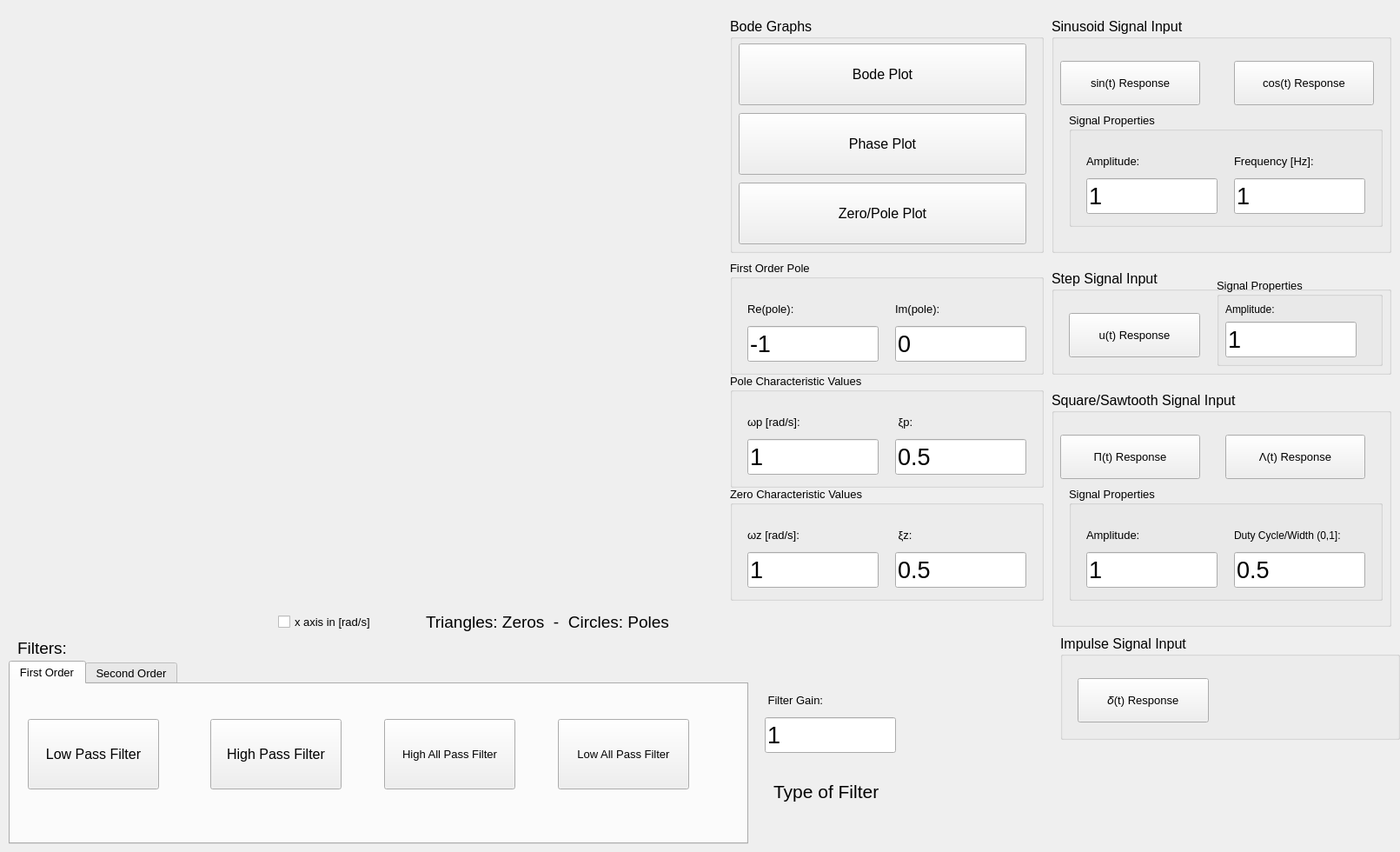
<?xml version="1.0" encoding="UTF-8"?>
<ui version="4.0">
 <class>Form</class>
 <widget class="QWidget" name="Form">
  <property name="geometry">
   <rect>
    <x>0</x>
    <y>0</y>
    <width>1611</width>
    <height>980</height>
   </rect>
  </property>
  <property name="windowTitle">
   <string>Form</string>
  </property>
  <widget class="QStackedWidget" name="plotter_container">
   <property name="geometry">
    <rect>
     <x>0</x>
     <y>0</y>
     <width>821</width>
     <height>701</height>
    </rect>
   </property>
   <widget class="QWidget" name="page"/>
   <widget class="QWidget" name="page_2"/>
  </widget>
  <widget class="QLabel" name="filter_label">
   <property name="geometry">
    <rect>
     <x>890</x>
     <y>870</y>
     <width>391</width>
     <height>81</height>
    </rect>
   </property>
   <property name="font">
    <font>
     <pointsize>16</pointsize>
    </font>
   </property>
   <property name="text">
    <string>Type of Filter</string>
   </property>
  </widget>
  <widget class="QTabWidget" name="tabWidget">
   <property name="geometry">
    <rect>
     <x>10</x>
     <y>760</y>
     <width>851</width>
     <height>211</height>
    </rect>
   </property>
   <property name="font">
    <font>
     <pointsize>10</pointsize>
    </font>
   </property>
   <property name="currentIndex">
    <number>0</number>
   </property>
   <widget class="QWidget" name="tab_1">
    <attribute name="title">
     <string>First Order</string>
    </attribute>
    <widget class="QPushButton" name="low_pass_1">
     <property name="geometry">
      <rect>
       <x>20</x>
       <y>40</y>
       <width>151</width>
       <height>81</height>
      </rect>
     </property>
     <property name="font">
      <font>
       <pointsize>12</pointsize>
      </font>
     </property>
     <property name="text">
      <string>
Low Pass Filter
</string>
     </property>
    </widget>
    <widget class="QPushButton" name="high_pass_1">
     <property name="geometry">
      <rect>
       <x>230</x>
       <y>40</y>
       <width>151</width>
       <height>81</height>
      </rect>
     </property>
     <property name="font">
      <font>
       <pointsize>12</pointsize>
      </font>
     </property>
     <property name="text">
      <string>
High Pass Filter
</string>
     </property>
    </widget>
    <widget class="QPushButton" name="high_all_pass_1">
     <property name="geometry">
      <rect>
       <x>430</x>
       <y>40</y>
       <width>151</width>
       <height>81</height>
      </rect>
     </property>
     <property name="font">
      <font>
       <pointsize>10</pointsize>
      </font>
     </property>
     <property name="text">
      <string>
High All Pass Filter
</string>
     </property>
    </widget>
    <widget class="QPushButton" name="low_all_pass_1">
     <property name="geometry">
      <rect>
       <x>630</x>
       <y>40</y>
       <width>151</width>
       <height>81</height>
      </rect>
     </property>
     <property name="font">
      <font>
       <pointsize>10</pointsize>
      </font>
     </property>
     <property name="text">
      <string>
Low All Pass Filter
</string>
     </property>
    </widget>
   </widget>
   <widget class="QWidget" name="tab_2">
    <attribute name="title">
     <string>Second Order</string>
    </attribute>
    <widget class="QPushButton" name="low_pass_2">
     <property name="geometry">
      <rect>
       <x>30</x>
       <y>20</y>
       <width>171</width>
       <height>61</height>
      </rect>
     </property>
     <property name="font">
      <font>
       <pointsize>12</pointsize>
      </font>
     </property>
     <property name="text">
      <string>
Low Pass Filter
</string>
     </property>
    </widget>
    <widget class="QPushButton" name="high_pass_2">
     <property name="geometry">
      <rect>
       <x>230</x>
       <y>20</y>
       <width>171</width>
       <height>61</height>
      </rect>
     </property>
     <property name="font">
      <font>
       <pointsize>12</pointsize>
      </font>
     </property>
     <property name="text">
      <string>
High Pass Filter
</string>
     </property>
    </widget>
    <widget class="QPushButton" name="high_all_pass_2">
     <property name="geometry">
      <rect>
       <x>430</x>
       <y>20</y>
       <width>171</width>
       <height>61</height>
      </rect>
     </property>
     <property name="font">
      <font>
       <pointsize>10</pointsize>
      </font>
     </property>
     <property name="text">
      <string>
High All Pass Filter
</string>
     </property>
    </widget>
    <widget class="QPushButton" name="band_pass">
     <property name="geometry">
      <rect>
       <x>30</x>
       <y>100</y>
       <width>171</width>
       <height>61</height>
      </rect>
     </property>
     <property name="font">
      <font>
       <pointsize>12</pointsize>
      </font>
     </property>
     <property name="text">
      <string>
Band Pass Filter
</string>
     </property>
    </widget>
    <widget class="QPushButton" name="notch">
     <property name="geometry">
      <rect>
       <x>230</x>
       <y>100</y>
       <width>171</width>
       <height>61</height>
      </rect>
     </property>
     <property name="font">
      <font>
       <pointsize>12</pointsize>
      </font>
     </property>
     <property name="text">
      <string>
Notch Filter
</string>
     </property>
    </widget>
    <widget class="QPushButton" name="low_all_pass_2">
     <property name="geometry">
      <rect>
       <x>430</x>
       <y>100</y>
       <width>171</width>
       <height>61</height>
      </rect>
     </property>
     <property name="font">
      <font>
       <pointsize>10</pointsize>
      </font>
     </property>
     <property name="text">
      <string>
Low All Pass Filter
</string>
     </property>
    </widget>
    <widget class="QPushButton" name="low_pass_notch">
     <property name="geometry">
      <rect>
       <x>630</x>
       <y>20</y>
       <width>171</width>
       <height>61</height>
      </rect>
     </property>
     <property name="font">
      <font>
       <pointsize>10</pointsize>
      </font>
     </property>
     <property name="text">
      <string>
Low-Pass Notch Filter
</string>
     </property>
    </widget>
    <widget class="QPushButton" name="high_pass_notch">
     <property name="geometry">
      <rect>
       <x>630</x>
       <y>100</y>
       <width>171</width>
       <height>61</height>
      </rect>
     </property>
     <property name="font">
      <font>
       <pointsize>10</pointsize>
      </font>
     </property>
     <property name="text">
      <string>
High-Pass Notch Filter
</string>
     </property>
    </widget>
   </widget>
  </widget>
  <widget class="QLabel" name="label_2">
   <property name="geometry">
    <rect>
     <x>20</x>
     <y>730</y>
     <width>81</width>
     <height>31</height>
    </rect>
   </property>
   <property name="font">
    <font>
     <pointsize>14</pointsize>
    </font>
   </property>
   <property name="text">
    <string>Filters:</string>
   </property>
  </widget>
  <widget class="QGroupBox" name="first_pole_input">
   <property name="geometry">
    <rect>
     <x>840</x>
     <y>300</y>
     <width>361</width>
     <height>131</height>
    </rect>
   </property>
   <property name="font">
    <font>
     <pointsize>10</pointsize>
    </font>
   </property>
   <property name="title">
    <string>First Order Pole</string>
   </property>
   <widget class="QLabel" name="first_pole_re_label">
    <property name="geometry">
     <rect>
      <x>20</x>
      <y>40</y>
      <width>101</width>
      <height>31</height>
     </rect>
    </property>
    <property name="font">
     <font>
      <pointsize>10</pointsize>
     </font>
    </property>
    <property name="text">
     <string>Re(pole):</string>
    </property>
   </widget>
   <widget class="QLineEdit" name="first_pole_im">
    <property name="geometry">
     <rect>
      <x>190</x>
      <y>75</y>
      <width>151</width>
      <height>41</height>
     </rect>
    </property>
    <property name="font">
     <font>
      <pointsize>20</pointsize>
     </font>
    </property>
    <property name="text">
     <string>0</string>
    </property>
   </widget>
   <widget class="QLineEdit" name="first_pole_real">
    <property name="geometry">
     <rect>
      <x>20</x>
      <y>75</y>
      <width>151</width>
      <height>41</height>
     </rect>
    </property>
    <property name="font">
     <font>
      <pointsize>20</pointsize>
     </font>
    </property>
    <property name="text">
     <string>-1</string>
    </property>
   </widget>
   <widget class="QLabel" name="first_pole_im_label">
    <property name="geometry">
     <rect>
      <x>190</x>
      <y>40</y>
      <width>101</width>
      <height>31</height>
     </rect>
    </property>
    <property name="font">
     <font>
      <pointsize>10</pointsize>
     </font>
    </property>
    <property name="text">
     <string>Im(pole):</string>
    </property>
   </widget>
  </widget>
  <widget class="QLabel" name="pole_label">
   <property name="geometry">
    <rect>
     <x>490</x>
     <y>700</y>
     <width>341</width>
     <height>31</height>
    </rect>
   </property>
   <property name="font">
    <font>
     <pointsize>14</pointsize>
    </font>
   </property>
   <property name="text">
    <string>Triangles: Zeros  -  Circles: Poles</string>
   </property>
  </widget>
  <widget class="QLabel" name="first_pole_im_label_4">
   <property name="geometry">
    <rect>
     <x>880</x>
     <y>790</y>
     <width>101</width>
     <height>31</height>
    </rect>
   </property>
   <property name="font">
    <font>
     <pointsize>10</pointsize>
    </font>
   </property>
   <property name="text">
    <string> Filter Gain:</string>
   </property>
  </widget>
  <widget class="QLineEdit" name="gain_input">
   <property name="geometry">
    <rect>
     <x>880</x>
     <y>825</y>
     <width>151</width>
     <height>41</height>
    </rect>
   </property>
   <property name="font">
    <font>
     <pointsize>20</pointsize>
    </font>
   </property>
   <property name="text">
    <string>1</string>
   </property>
  </widget>
  <widget class="QGroupBox" name="char_value_input">
   <property name="geometry">
    <rect>
     <x>840</x>
     <y>430</y>
     <width>361</width>
     <height>131</height>
    </rect>
   </property>
   <property name="font">
    <font>
     <pointsize>10</pointsize>
    </font>
   </property>
   <property name="title">
    <string>Pole Characteristic Values</string>
   </property>
   <widget class="QLabel" name="wp_label">
    <property name="geometry">
     <rect>
      <x>20</x>
      <y>40</y>
      <width>101</width>
      <height>31</height>
     </rect>
    </property>
    <property name="font">
     <font>
      <pointsize>10</pointsize>
     </font>
    </property>
    <property name="text">
     <string>ωp [rad/s]:</string>
    </property>
   </widget>
   <widget class="QLineEdit" name="xi_input">
    <property name="geometry">
     <rect>
      <x>190</x>
      <y>75</y>
      <width>151</width>
      <height>41</height>
     </rect>
    </property>
    <property name="font">
     <font>
      <pointsize>20</pointsize>
     </font>
    </property>
    <property name="text">
     <string>0.5</string>
    </property>
   </widget>
   <widget class="QLineEdit" name="w0_input">
    <property name="geometry">
     <rect>
      <x>20</x>
      <y>75</y>
      <width>151</width>
      <height>41</height>
     </rect>
    </property>
    <property name="font">
     <font>
      <pointsize>20</pointsize>
     </font>
    </property>
    <property name="text">
     <string>1</string>
    </property>
   </widget>
   <widget class="QLabel" name="first_pole_im_label_2">
    <property name="geometry">
     <rect>
      <x>190</x>
      <y>40</y>
      <width>101</width>
      <height>31</height>
     </rect>
    </property>
    <property name="font">
     <font>
      <pointsize>10</pointsize>
     </font>
    </property>
    <property name="text">
     <string> ξp:</string>
    </property>
   </widget>
  </widget>
  <widget class="QGroupBox" name="groupBox">
   <property name="geometry">
    <rect>
     <x>840</x>
     <y>20</y>
     <width>361</width>
     <height>271</height>
    </rect>
   </property>
   <property name="font">
    <font>
     <pointsize>12</pointsize>
    </font>
   </property>
   <property name="title">
    <string>Bode Graphs</string>
   </property>
   <widget class="QPushButton" name="bode_plot_button">
    <property name="geometry">
     <rect>
      <x>10</x>
      <y>30</y>
      <width>331</width>
      <height>71</height>
     </rect>
    </property>
    <property name="font">
     <font>
      <pointsize>12</pointsize>
     </font>
    </property>
    <property name="text">
     <string>Bode Plot</string>
    </property>
   </widget>
   <widget class="QPushButton" name="phase_plot_button">
    <property name="geometry">
     <rect>
      <x>10</x>
      <y>110</y>
      <width>331</width>
      <height>71</height>
     </rect>
    </property>
    <property name="font">
     <font>
      <pointsize>12</pointsize>
     </font>
    </property>
    <property name="text">
     <string>Phase Plot</string>
    </property>
   </widget>
   <widget class="QPushButton" name="pole_plot_button">
    <property name="geometry">
     <rect>
      <x>10</x>
      <y>190</y>
      <width>331</width>
      <height>71</height>
     </rect>
    </property>
    <property name="font">
     <font>
      <pointsize>12</pointsize>
     </font>
    </property>
    <property name="text">
     <string>Zero/Pole Plot</string>
    </property>
   </widget>
  </widget>
  <widget class="QGroupBox" name="groupBox_2">
   <property name="geometry">
    <rect>
     <x>1210</x>
     <y>20</y>
     <width>391</width>
     <height>271</height>
    </rect>
   </property>
   <property name="font">
    <font>
     <pointsize>12</pointsize>
    </font>
   </property>
   <property name="title">
    <string>Sinusoid Signal Input</string>
   </property>
   <widget class="QPushButton" name="sine_plot_button">
    <property name="geometry">
     <rect>
      <x>10</x>
      <y>50</y>
      <width>161</width>
      <height>51</height>
     </rect>
    </property>
    <property name="font">
     <font>
      <pointsize>10</pointsize>
     </font>
    </property>
    <property name="text">
     <string>sin(t) Response</string>
    </property>
   </widget>
   <widget class="QPushButton" name="cosine_plot_button">
    <property name="geometry">
     <rect>
      <x>210</x>
      <y>50</y>
      <width>161</width>
      <height>51</height>
     </rect>
    </property>
    <property name="font">
     <font>
      <pointsize>10</pointsize>
     </font>
    </property>
    <property name="text">
     <string>cos(t) Response</string>
    </property>
   </widget>
   <widget class="QGroupBox" name="signal_input">
    <property name="geometry">
     <rect>
      <x>20</x>
      <y>110</y>
      <width>361</width>
      <height>131</height>
     </rect>
    </property>
    <property name="font">
     <font>
      <pointsize>10</pointsize>
     </font>
    </property>
    <property name="title">
     <string>Signal Properties</string>
    </property>
    <widget class="QLabel" name="first_pole_re_label_3">
     <property name="geometry">
      <rect>
       <x>20</x>
       <y>40</y>
       <width>101</width>
       <height>31</height>
      </rect>
     </property>
     <property name="font">
      <font>
       <pointsize>10</pointsize>
      </font>
     </property>
     <property name="text">
      <string>Amplitude:</string>
     </property>
    </widget>
    <widget class="QLineEdit" name="freq_input">
     <property name="geometry">
      <rect>
       <x>190</x>
       <y>75</y>
       <width>151</width>
       <height>41</height>
      </rect>
     </property>
     <property name="font">
      <font>
       <pointsize>20</pointsize>
      </font>
     </property>
     <property name="text">
      <string>1</string>
     </property>
    </widget>
    <widget class="QLineEdit" name="amplitude_input">
     <property name="geometry">
      <rect>
       <x>20</x>
       <y>75</y>
       <width>151</width>
       <height>41</height>
      </rect>
     </property>
     <property name="font">
      <font>
       <pointsize>20</pointsize>
      </font>
     </property>
     <property name="text">
      <string>1</string>
     </property>
    </widget>
    <widget class="QLabel" name="first_pole_im_label_3">
     <property name="geometry">
      <rect>
       <x>190</x>
       <y>40</y>
       <width>121</width>
       <height>31</height>
      </rect>
     </property>
     <property name="font">
      <font>
       <pointsize>10</pointsize>
      </font>
     </property>
     <property name="text">
      <string>Frequency [Hz]:</string>
     </property>
    </widget>
   </widget>
  </widget>
  <widget class="QGroupBox" name="groupBox_3">
   <property name="geometry">
    <rect>
     <x>1210</x>
     <y>310</y>
     <width>391</width>
     <height>121</height>
    </rect>
   </property>
   <property name="font">
    <font>
     <pointsize>12</pointsize>
    </font>
   </property>
   <property name="title">
    <string>Step Signal Input</string>
   </property>
   <widget class="QGroupBox" name="signal_input_2">
    <property name="geometry">
     <rect>
      <x>190</x>
      <y>10</y>
      <width>191</width>
      <height>101</height>
     </rect>
    </property>
    <property name="font">
     <font>
      <pointsize>10</pointsize>
     </font>
    </property>
    <property name="title">
     <string>Signal Properties</string>
    </property>
    <widget class="QLabel" name="first_pole_re_label_4">
     <property name="geometry">
      <rect>
       <x>10</x>
       <y>20</y>
       <width>101</width>
       <height>31</height>
      </rect>
     </property>
     <property name="font">
      <font>
       <pointsize>9</pointsize>
      </font>
     </property>
     <property name="text">
      <string>Amplitude:</string>
     </property>
    </widget>
    <widget class="QLineEdit" name="ut_amplitude_input">
     <property name="geometry">
      <rect>
       <x>10</x>
       <y>50</y>
       <width>151</width>
       <height>41</height>
      </rect>
     </property>
     <property name="font">
      <font>
       <pointsize>20</pointsize>
      </font>
     </property>
     <property name="text">
      <string>1</string>
     </property>
    </widget>
   </widget>
   <widget class="QPushButton" name="u_plot_button">
    <property name="geometry">
     <rect>
      <x>20</x>
      <y>50</y>
      <width>151</width>
      <height>51</height>
     </rect>
    </property>
    <property name="font">
     <font>
      <pointsize>10</pointsize>
     </font>
    </property>
    <property name="text">
     <string>u(t) Response</string>
    </property>
   </widget>
  </widget>
  <widget class="QGroupBox" name="groupBox_5">
   <property name="geometry">
    <rect>
     <x>1210</x>
     <y>450</y>
     <width>391</width>
     <height>271</height>
    </rect>
   </property>
   <property name="font">
    <font>
     <pointsize>12</pointsize>
    </font>
   </property>
   <property name="title">
    <string>Square/Sawtooth Signal Input</string>
   </property>
   <widget class="QPushButton" name="square_plot_button">
    <property name="geometry">
     <rect>
      <x>10</x>
      <y>50</y>
      <width>161</width>
      <height>51</height>
     </rect>
    </property>
    <property name="font">
     <font>
      <pointsize>10</pointsize>
     </font>
    </property>
    <property name="text">
     <string>Π(t) Response</string>
    </property>
   </widget>
   <widget class="QGroupBox" name="signal_input_4">
    <property name="geometry">
     <rect>
      <x>20</x>
      <y>110</y>
      <width>361</width>
      <height>131</height>
     </rect>
    </property>
    <property name="font">
     <font>
      <pointsize>10</pointsize>
     </font>
    </property>
    <property name="title">
     <string>Signal Properties</string>
    </property>
    <widget class="QLabel" name="first_pole_re_label_6">
     <property name="geometry">
      <rect>
       <x>20</x>
       <y>40</y>
       <width>101</width>
       <height>31</height>
      </rect>
     </property>
     <property name="font">
      <font>
       <pointsize>10</pointsize>
      </font>
     </property>
     <property name="text">
      <string>Amplitude:</string>
     </property>
    </widget>
    <widget class="QLineEdit" name="square_duty_input">
     <property name="geometry">
      <rect>
       <x>190</x>
       <y>75</y>
       <width>151</width>
       <height>41</height>
      </rect>
     </property>
     <property name="font">
      <font>
       <pointsize>20</pointsize>
      </font>
     </property>
     <property name="text">
      <string>0.5</string>
     </property>
    </widget>
    <widget class="QLineEdit" name="square_amplitude_input">
     <property name="geometry">
      <rect>
       <x>20</x>
       <y>75</y>
       <width>151</width>
       <height>41</height>
      </rect>
     </property>
     <property name="font">
      <font>
       <pointsize>20</pointsize>
      </font>
     </property>
     <property name="text">
      <string>1</string>
     </property>
    </widget>
    <widget class="QLabel" name="first_pole_im_label_5">
     <property name="geometry">
      <rect>
       <x>190</x>
       <y>40</y>
       <width>161</width>
       <height>31</height>
      </rect>
     </property>
     <property name="font">
      <font>
       <pointsize>9</pointsize>
      </font>
     </property>
     <property name="text">
      <string>Duty Cycle/Width (0,1]:</string>
     </property>
    </widget>
   </widget>
   <widget class="QPushButton" name="sawtooth_plot_button">
    <property name="geometry">
     <rect>
      <x>200</x>
      <y>50</y>
      <width>161</width>
      <height>51</height>
     </rect>
    </property>
    <property name="font">
     <font>
      <pointsize>10</pointsize>
     </font>
    </property>
    <property name="text">
     <string>Λ(t) Response</string>
    </property>
   </widget>
  </widget>
  <widget class="QGroupBox" name="groupBox_4">
   <property name="geometry">
    <rect>
     <x>1220</x>
     <y>730</y>
     <width>391</width>
     <height>121</height>
    </rect>
   </property>
   <property name="font">
    <font>
     <pointsize>12</pointsize>
    </font>
   </property>
   <property name="title">
    <string>Impulse Signal Input</string>
   </property>
   <widget class="QPushButton" name="delta_plot_button">
    <property name="geometry">
     <rect>
      <x>20</x>
      <y>50</y>
      <width>151</width>
      <height>51</height>
     </rect>
    </property>
    <property name="font">
     <font>
      <pointsize>10</pointsize>
     </font>
    </property>
    <property name="text">
     <string>𝛿(t) Response</string>
    </property>
   </widget>
  </widget>
  <widget class="QGroupBox" name="zero_value_input">
   <property name="geometry">
    <rect>
     <x>840</x>
     <y>560</y>
     <width>361</width>
     <height>131</height>
    </rect>
   </property>
   <property name="font">
    <font>
     <pointsize>10</pointsize>
    </font>
   </property>
   <property name="title">
    <string>Zero Characteristic Values</string>
   </property>
   <widget class="QLabel" name="first_pole_re_label_5">
    <property name="geometry">
     <rect>
      <x>20</x>
      <y>40</y>
      <width>101</width>
      <height>31</height>
     </rect>
    </property>
    <property name="font">
     <font>
      <pointsize>10</pointsize>
     </font>
    </property>
    <property name="text">
     <string>ωz [rad/s]:</string>
    </property>
   </widget>
   <widget class="QLineEdit" name="xiz_input">
    <property name="geometry">
     <rect>
      <x>190</x>
      <y>75</y>
      <width>151</width>
      <height>41</height>
     </rect>
    </property>
    <property name="font">
     <font>
      <pointsize>20</pointsize>
     </font>
    </property>
    <property name="text">
     <string>0.5</string>
    </property>
   </widget>
   <widget class="QLineEdit" name="wz_input">
    <property name="geometry">
     <rect>
      <x>20</x>
      <y>75</y>
      <width>151</width>
      <height>41</height>
     </rect>
    </property>
    <property name="font">
     <font>
      <pointsize>20</pointsize>
     </font>
    </property>
    <property name="text">
     <string>1</string>
    </property>
   </widget>
   <widget class="QLabel" name="first_pole_im_label_6">
    <property name="geometry">
     <rect>
      <x>190</x>
      <y>40</y>
      <width>101</width>
      <height>31</height>
     </rect>
    </property>
    <property name="font">
     <font>
      <pointsize>10</pointsize>
     </font>
    </property>
    <property name="text">
     <string> ξz:</string>
    </property>
   </widget>
  </widget>
  <widget class="QCheckBox" name="x_axis_mod">
   <property name="geometry">
    <rect>
     <x>320</x>
     <y>700</y>
     <width>151</width>
     <height>31</height>
    </rect>
   </property>
   <property name="font">
    <font>
     <pointsize>10</pointsize>
    </font>
   </property>
   <property name="text">
    <string>x axis in [rad/s]</string>
   </property>
  </widget>
 </widget>
 <resources/>
 <connections/>
</ui>
